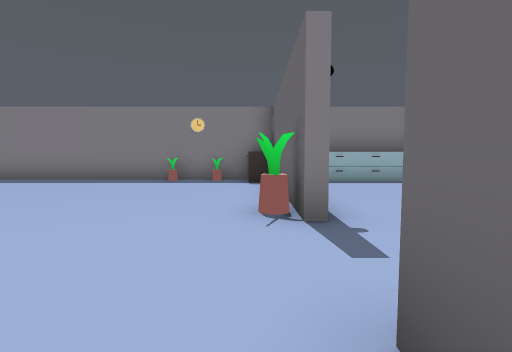
view 1 (above)

20 first-person views from a walk through a 3-D level made in the Unity game engine. The camera is 1.4 m above the floor, tilts 4° down and sees 85° across. Doors are open. The floor is counted in squares, 2 m on a side. Each view is taken from the middle of a square. On the plan, view 1 faces up. The plan holds only what a view shows up to about 9 squares ahead; the rest is blank. The player character is not drawn. Some animated figures are not drawn.

view 2
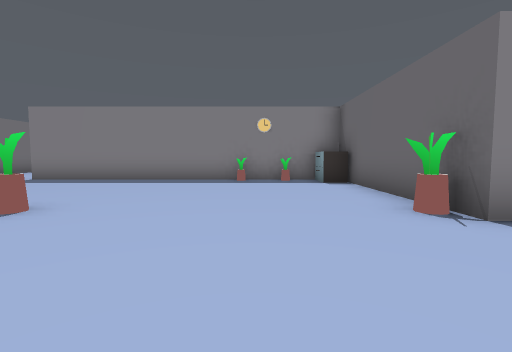

view 3
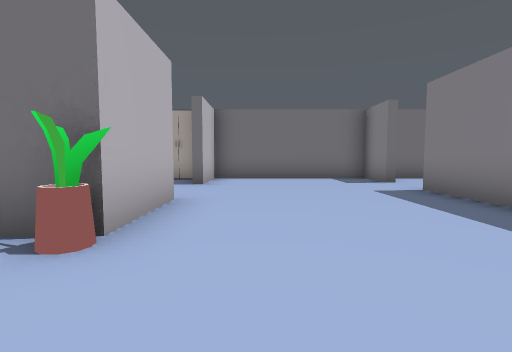

view 4
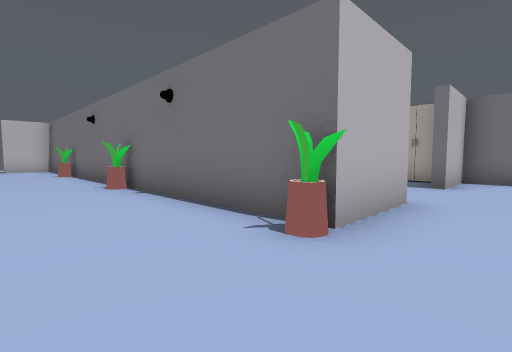

view 5
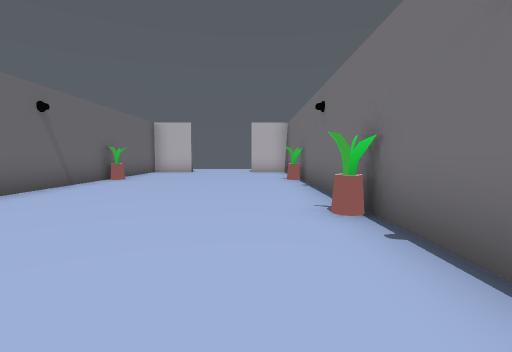

view 6
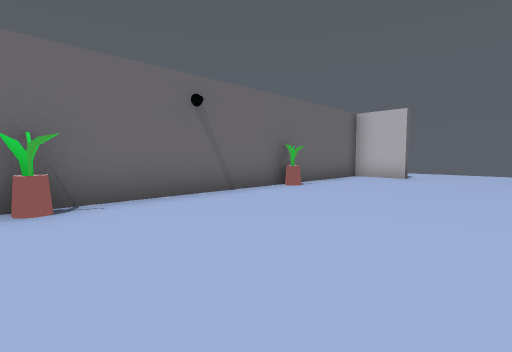

view 7
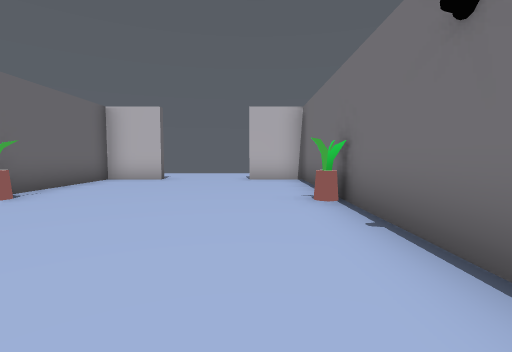

view 8
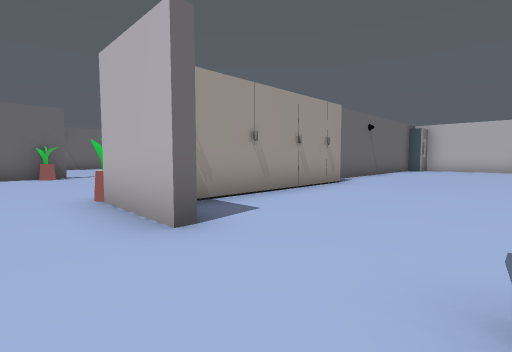

view 9
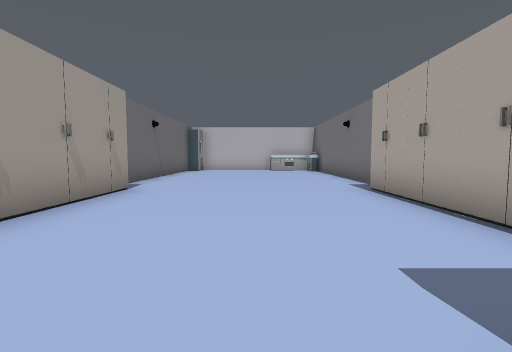

view 10
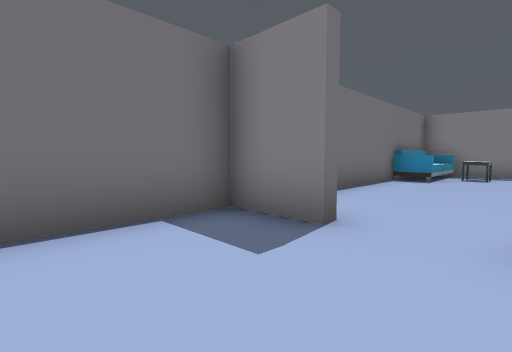

view 11
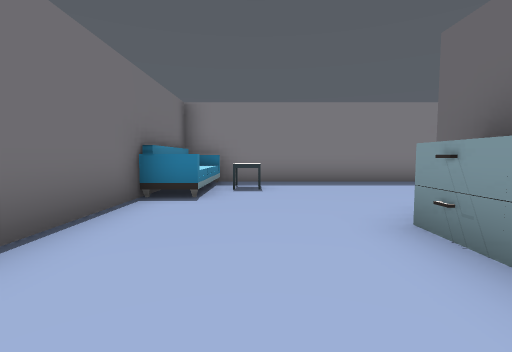

view 12
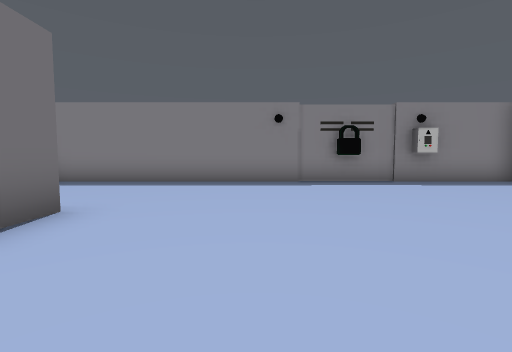

view 13
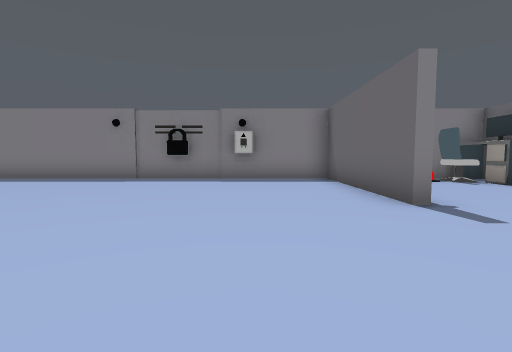

view 14
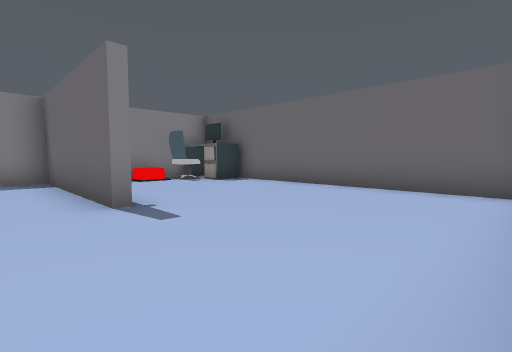

view 15
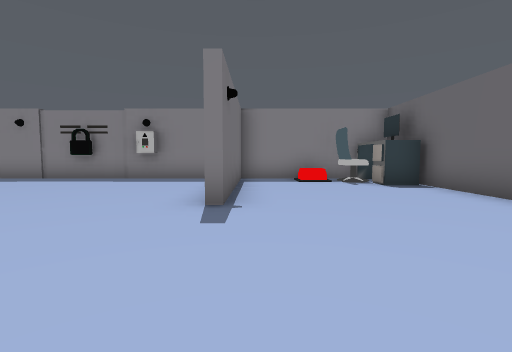

view 16
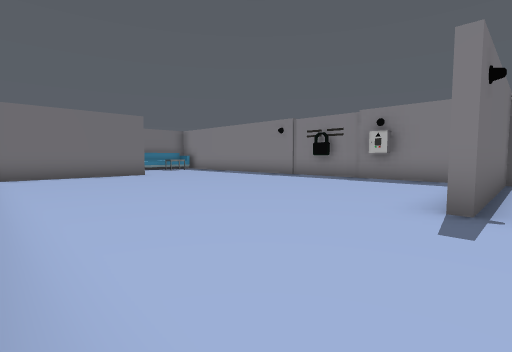

view 17
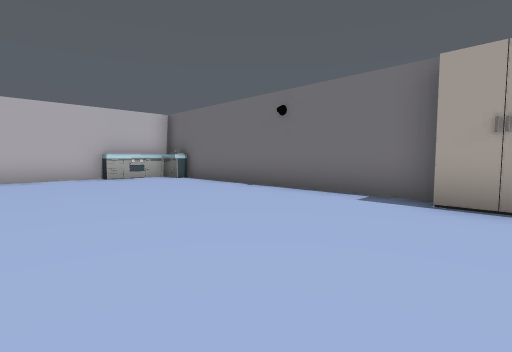

view 18
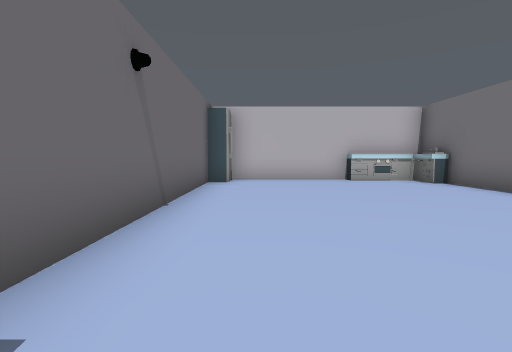

view 19
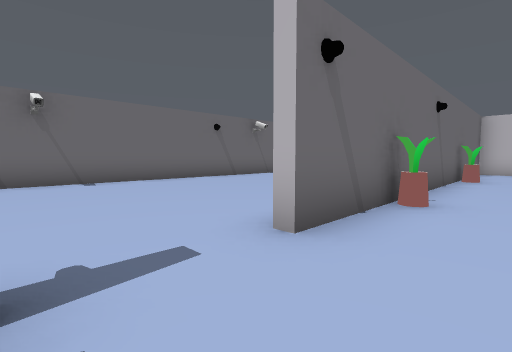

view 20
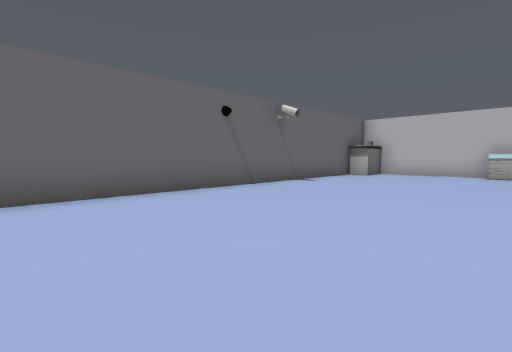

### Floor plan
Points are (right, up) in squares from view 1. A wall is a line through its corners. A room is listed if a view was taken in it or the views show most of it. See-through windows are left out.
Room 1 (views 1, 2, 3, 4, 5, 6, 7, 8, 9, 10, 17, 18, 19)
walls: (-5.4, -1.4) (-5.4, -10.5) (-3.8, -10.5); (-7.6, 3.7) (-5.4, 3.7) (-5.4, 1.5); (-12, -2) (-12, -9.4); (0.5, 2.9) (0.5, 7.5); (-5.7, -9.5) (-5.7, -3); (-10.5, 8.5) (-12, 8.5) (-12, 3.7) (-10, 3.7); (-10.8, -10.5) (-6.2, -10.5); (-1.1, -10.5) (0.5, -10.5) (0.5, 1); (-1.1, 8.5) (-8.9, 8.5)
ways out: opening at (1, 1.5) to room 2; open door at (-9.7, 8.7) to room 2; opening at (-2.5, -11)
objects: other object (-12, -10) to (-10, -10); other object (-12, 1); other object (-12, 3); other object (-11, -1); other object (-11, 0); other object (-6, -10); other object (-6, -1); other object (-6, 0); other object (-6, 1); other object (-6, 3); other object (-5, -7); other object (-5, -1); other object (-5, 4); other object (-2, 8); other object (0, -6); other object (0, -1); other object (0, 4)
Room 2 (views 11, 12, 13, 14, 15, 16, 20)
walls: (2.3, 12.9) (2.3, 17.9) (-1.1, 17.9); (7.1, 9.2) (7.1, 16.1); (-3.8, 17.9) (-11.9, 17.9); (6.4, 17.9) (2.5, 17.9) (2.5, 13); (-12, 15) (-12, 9.5); (7.1, -6.8) (7.1, 2.8); (2.5, -10.5) (3.2, -10.5)
ways out: opening at (1, 1.5) to room 1; open door at (-9.7, 8.7) to room 1
objects: sofa (-11, 15) to (-11, 17); other object (-10, 16); other object (-8, 11); other object (-8, 12) to (-8, 13); other object (-3, 18) to (-2, 18); other object (-1, 8); other object (0, 8); other object (1, -10) to (3, -10); other object (2, 8); other object (3, 8); other object (4, 8); other object (5, 17) to (6, 17); other object (6, 16) to (7, 17)

Positions as (right, up) in squares from view 1, and headings:
1: (0, 0), facing up
2: (-2, 0), facing up
3: (-3, 5), facing left
4: (-3, 5), facing down-left
5: (-4, 2), facing down
6: (-4, -1), facing down-right
7: (-4, -2), facing down
8: (-10, 5), facing down-right
9: (-9, 4), facing down
10: (-9, 6), facing up-left
11: (-10, 10), facing up
12: (-5, 10), facing up
13: (0, 9), facing up
14: (1, 9), facing up-right
15: (3, 9), facing up
16: (3, 9), facing up-left
17: (-7, -1), facing down-left
18: (-7, -2), facing down
19: (-1, 3), facing down-right
20: (2, 1), facing down-right
